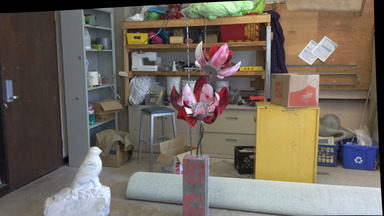
#> input picture im1.jpeg, 384 x 216 px
$ python stereo_analysis.py
#> lines starting #> are read from the running program, lines starting #| are printed output that depends on the picture
import cv2
import numpy as np
import os

# Définition des chemins pour les sorties
output_directory = "output_results"
os.makedirs(output_directory, exist_ok=True)

def detect_and_describe(image):
    """ Détecte les points clés et extrait les descripteurs avec SIFT. """
    sift = cv2.SIFT_create()
    keypoints, descriptors = sift.detectAndCompute(image, None)
    return keypoints, descriptors

def flann_matcher(descriptors1, descriptors2, trees, checks):
    """ Utilise FLANN pour matcher les descripteurs avec les paramètres donnés. """
    index_params = dict(algorithm=1, trees=trees)
    search_params = dict(checks=checks)
    flann = cv2.FlannBasedMatcher(index_params, search_params)
    matches = flann.knnMatch(descriptors1, descriptors2, k=2)
    return matches

def filter_matches_by_distance_and_direction(matches, keypoints1, keypoints2, max_distance=10, max_angle=10):
    good_matches = []
    for m, n in matches:
        if m.distance < 0.75 * n.distance:
            pt1 = keypoints1[m.queryIdx].pt
            pt2 = keypoints2[m.trainIdx].pt
            # Calculer la distance et la direction
            distance = np.linalg.norm(np.array(pt1) - np.array(pt2))
            angle = np.arctan2(pt2[1] - pt1[1], pt2[0] - pt1[0]) * 180 / np.pi
            # Filtrer selon la distance et la direction horizontale
            if distance <= max_distance and abs(angle) <= max_angle:
                good_matches.append(m)
    return good_matches

def main():
    # Chargement des images
    img1 = cv2.imread('im1.jpeg', cv2.IMREAD_GRAYSCALE)
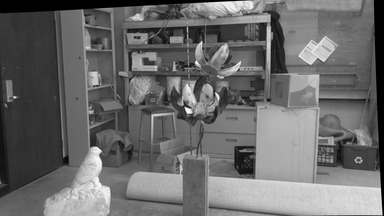
#> img1: shape (216, 384); min 0, max 255, mean 106.3
    img2 = cv2.imread('im2.jpg', cv2.IMREAD_GRAYSCALE)
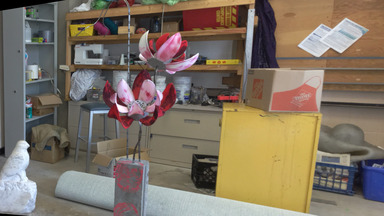
#> input picture im2.jpg, 384 x 216 px
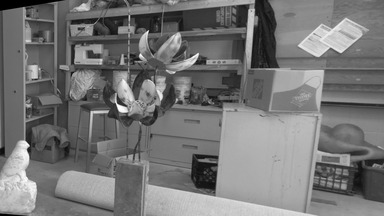
#> img2: shape (216, 384); min 0, max 255, mean 117.1

    # Détecter les points clés et les descripteurs
    keypoints1, descriptors1 = detect_and_describe(img1)
#> in detect_and_describe, `keypoints, descriptors = sift.detectAndCompute(image, None)`: keypoints = 539 keypoints; strongest (x, y, size): (188, 111, 3.8), (196, 63, 2.3), (244, 164, 18.2), (96, 150, 5.6)
#> keypoints1 has the same summary as keypoints in detect_and_describe
    keypoints2, descriptors2 = detect_and_describe(img2)
#> in detect_and_describe (call 2), `keypoints, descriptors = sift.detectAndCompute(image, None)`: keypoints = 575 keypoints; strongest (x, y, size): (121, 109, 5), (140, 56, 2.5), (203, 176, 22.3), (24, 144, 5.8)
#> keypoints2 has the same summary as keypoints in detect_and_describe

    # Matcher les descripteurs
    matches = flann_matcher(descriptors1, descriptors2, trees=5, checks=50)
#> in flann_matcher, `matches = flann.knnMatch(descriptors1, descriptors2, k=2)`: matches = 539 matches
#> matches = 539 matches
    # Filtrer les correspondances par distance et direction
    final_matches = filter_matches_by_distance_and_direction(matches, keypoints1, keypoints2)
#> the loop in filter_matches_by_distance_and_direction, `for m, n in matches:` made 539 passes
#> (pt1, pt2, distance, angle) on passes 28, 30, 33, 34, 35, 36, 37, 38, 39, 40, 41, 42: ((79.07, 192.6), (5.48, 184.2), 74.07, -173.4), ((81.2, 183.9), (8.06, 175.8), 73.58, -173.7), ((84.76, 153.4), (13.53, 145.6), 71.65, -173.8), ((85.45, 59.98), (24.52, 53.13), 61.31, -173.6), ((85.45, 59.98), (24.52, 53.13), 61.31, -173.6), ((85.92, 67.01), (24.8, 61.27), 61.39, -174.6), ((85.92, 67.01), (24.8, 61.27), 61.39, -174.6), ((86.41, 22.44), (27.49, 15.6), 59.32, -173.4), ((86.63, 37.61), (27, 31.33), 59.97, -174), ((87.85, 47.36), (28.27, 40.84), 59.93, -173.8), ((88.02, 47.45), (28.27, 40.84), 60.12, -173.7), ((88.02, 47.45), (28.27, 40.84), 60.12, -173.7)
#> pt1 on pass 129: (127.1, 142.7)
#> after the loop in filter_matches_by_distance_and_direction, `for m, n in matches:`: good_matches = []
#> final_matches = []

    # Afficher ou sauvegarder les résultats
    print(f"Number of final good matches: {len(final_matches)}")
#| Number of final good matches: 0
    result_text = f"Final good matches: {len(final_matches)}\n"
    with open(os.path.join(output_directory, "final_results.txt"), "w") as file:
        file.write(result_text)

if __name__ == "__main__":
    main()
